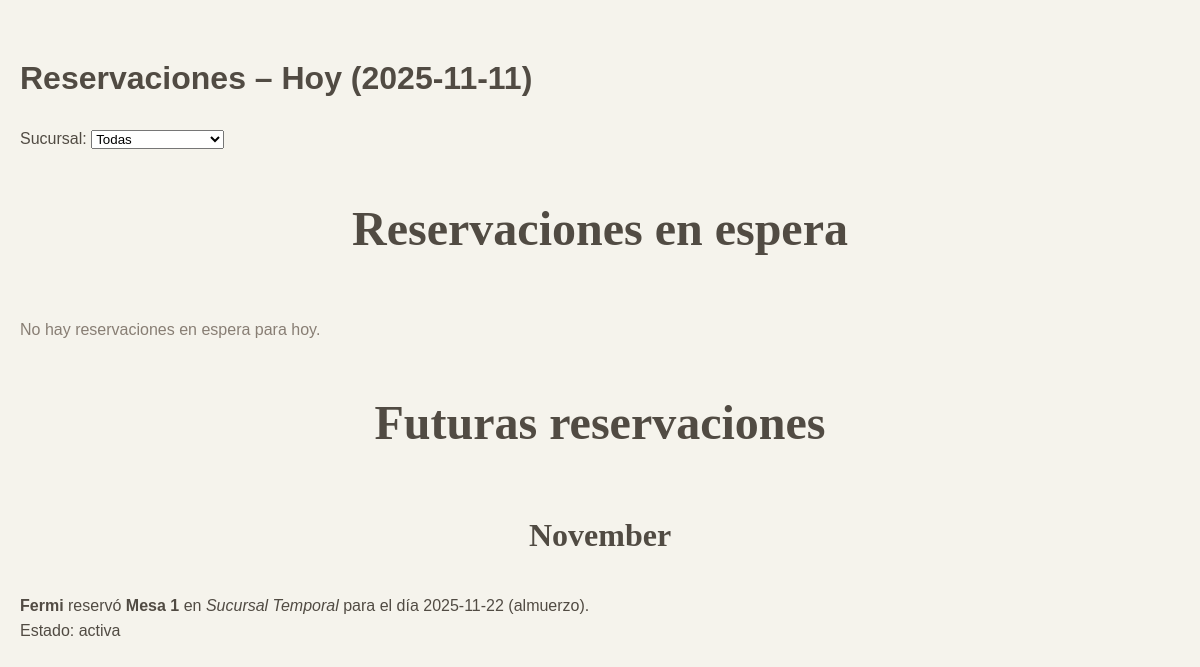
The page /Proyecto_Restaurante/vista_reservaciones.php on the database its author committed.
### tables this page shows
CREATE TABLE IF NOT EXISTS `hreservaciones` (
  `id_reservacion` int NOT NULL AUTO_INCREMENT,
  `id_usuario` int NOT NULL,
  `id_mesa` int DEFAULT NULL,
  `fecha` date NOT NULL,
  `id_horario` int NOT NULL,
  `estado` enum('activa','en_espera','cancelada') DEFAULT 'activa',
  `id_salon` int DEFAULT NULL,
  PRIMARY KEY (`id_reservacion`),
  KEY `id_usuario` (`id_usuario`),
  KEY `id_horario` (`id_horario`),
  KEY `fk_reservacion_salon` (`id_salon`),
  KEY `fk_reservacion_mesa` (`id_mesa`)
);

CREATE TABLE IF NOT EXISTS `usuarios` (
  `id_usuario` int NOT NULL AUTO_INCREMENT,
  `nombre_usuario` varchar(100) NOT NULL,
  `contrasena` varchar(255) NOT NULL,
  `nombre_completo` varchar(150) DEFAULT NULL,
  `estado` enum('Activo','Inactivo') DEFAULT 'Activo',
  `identificador` tinyint(1) DEFAULT '0',
  `id_rol` int DEFAULT NULL,
  `token_recuperacion` varchar(50) DEFAULT NULL,
  `token_expira` datetime DEFAULT NULL,
  `correo` varchar(50) DEFAULT NULL,
  `fecha_nacimiento` date DEFAULT NULL,
  `telefono` varchar(50) DEFAULT NULL,
  PRIMARY KEY (`id_usuario`),
  UNIQUE KEY `nombre_usuario` (`nombre_usuario`),
  KEY `id_rol` (`id_rol`)
);

CREATE TABLE IF NOT EXISTS `mesas` (
  `id_mesa` int NOT NULL AUTO_INCREMENT,
  `numero` int NOT NULL,
  `capacidad` int DEFAULT '4',
  `estado` enum('libre','ocupada','reservada') DEFAULT 'libre',
  `id_mesero_asignado` int DEFAULT NULL,
  `id_salon` int DEFAULT NULL,
  PRIMARY KEY (`id_mesa`),
  UNIQUE KEY `numero` (`numero`),
  KEY `id_mesero_asignado` (`id_mesero_asignado`)
);

CREATE TABLE IF NOT EXISTS `sucursales` (
  `id_sucursal` int NOT NULL AUTO_INCREMENT,
  `nombre` varchar(150) NOT NULL,
  `direccion` varchar(255) NOT NULL,
  PRIMARY KEY (`id_sucursal`)
);

CREATE TABLE IF NOT EXISTS `horarios` (
  `id_horario` int NOT NULL AUTO_INCREMENT,
  `nombre` enum('desayuno','almuerzo','cena') NOT NULL,
  `hora_inicio` time NOT NULL,
  `hora_fin` time NOT NULL,
  PRIMARY KEY (`id_horario`)
);

### Proyecto_Restaurante/vista_reservaciones.php (the view, shortened to what this page needs)
<?php
require 'conectar_bd.php';
$sucursal = isset($_GET['sucursal']) ? (int)$_GET['sucursal'] : 0;
$hoy = date('Y-m-d');
$sqlHoy = "
SELECT r.id_reservacion, u.nombre_usuario, m.numero AS mesa, h.nombre AS horario, s.nombre AS sucursal
FROM Hreservaciones r
JOIN usuarios u ON r.id_usuario = u.id_usuario
JOIN mesas m ON r.id_mesa = m.id_mesa
JOIN salones sa ON m.id_salon = sa.id_salon
JOIN sucursales s ON sa.id_sucursal = s.id_sucursal
JOIN horarios h ON r.id_horario = h.id_horario
WHERE r.fecha = ? AND r.estado = 'en_espera'
";
$stmtHoy = $conn->prepare($sqlHoy);
if ($sucursal > 0) {
    $stmtHoy->bind_param("si", $hoy, $sucursal);
} else {
    $stmtHoy->bind_param("s", $hoy);
}
$stmtHoy->execute();
$resHoy = $stmtHoy->get_result();
$reservasHoy = $resHoy ? $resHoy->fetch_all(MYSQLI_ASSOC) : [];
$sqlFut = "
SELECT r.id_reservacion, u.nombre_usuario, m.numero AS mesa, h.nombre AS horario, r.fecha, s.nombre AS sucursal
FROM Hreservaciones r
JOIN usuarios u ON r.id_usuario = u.id_usuario
JOIN mesas m ON r.id_mesa = m.id_mesa
JOIN salones sa ON m.id_salon = sa.id_salon
JOIN sucursales s ON sa.id_sucursal = s.id_sucursal
JOIN horarios h ON r.id_horario = h.id_horario
WHERE r.fecha > ? AND r.estado = 'activa'
";
$sqlFut .= " ORDER BY r.fecha ASC";
$stmtFut = $conn->prepare($sqlFut);
if ($sucursal > 0) {
    $stmtFut->bind_param("si", $hoy, $sucursal);
} else {
    $stmtFut->bind_param("s", $hoy);
}
$stmtFut->execute();
$resFut = $stmtFut->get_result();
$reservasFut = $resFut ? $resFut->fetch_all(MYSQLI_ASSOC) : [];
?>
<!doctype html>
<html lang="es">
<head>
  <link rel="stylesheet" href="style.css">
</head>
<body>
  <main class="wrap">
    <h1>Reservaciones – Hoy (<?= $hoy ?>)</h1>
    <div class="panel">
      <form method="get">
        <label>Sucursal:</label>
        <select name="sucursal" onchange="this.form.submit()">
          <option value="0">Todas</option>
        </select>
      </form>
    </div>
    <div class="panel">
      <h2>Reservaciones en espera</h2>
      <div class="list">
        <?php if(!$reservasHoy): ?>
          <p>No hay reservaciones en espera para hoy.</p>
        <?php else: foreach($reservasHoy as $r): ?>
          <div class="item">
            <div>
              <strong><?= htmlspecialchars($r['nombre_usuario']) ?></strong> reservó
              <strong>Mesa <?= $r['mesa'] ?></strong> en <em><?= $r['sucursal'] ?></em>
              para <?= $r['horario'] ?>.
            </div>
            <div class="tag">Estado: en espera</div>
          </div>
        <?php endforeach; endif; ?>
      </div>
    </div>
    <div class="panel">
      <h2>Futuras reservaciones</h2>
      <div class="list">
        <?php if(!$reservasFut): ?>
          <p>No hay reservaciones futuras.</p>
        <?php else:
          $mesActual = '';
          foreach($reservasFut as $r):
            $mes = date('F', strtotime($r['fecha']));
            if($mes !== $mesActual){
              echo "<h3>$mes</h3>";
              $mesActual = $mes;
            }
        ?>
          <div class="item">
            <div>
              <strong><?= htmlspecialchars($r['nombre_usuario']) ?></strong> reservó
              <strong>Mesa <?= $r['mesa'] ?></strong> en <em><?= $r['sucursal'] ?></em>
              para el día <?= $r['fecha'] ?> (<?= $r['horario'] ?>).
            </div>
            <div class="tag">Estado: activa</div>
          </div>
        <?php endforeach; endif; ?>
      </div>
    </div>
  </main>
</body>
</html>

### Proyecto_Restaurante/style.css (style rules this page uses)
:root { --color-fondo-claro: #f5f3ec; --color-texto-oscuro: #514b43; --color-texto-secundario: #887e74; --color-acento-principal: #d0b08b; --color-acento-secundario: #a38c75; --color-resaltado: #e09f3e; --font-heading: 'Playfair Display', serif; --font-body: 'Raleway', sans-serif; --color-linea-1: #5d9a9b; --color-linea-2: #e09f3e; --color-linea-3: #9b5a5a; --color-linea-4: #8b6e99; }
body { font-family: var(--font-body); line-height: 1.6; margin: 0; padding: 0; background-color: var(--color-fondo-claro); color: var(--color-texto-oscuro); box-sizing: border-box; }
main { max-width: 1200px; margin: 0 auto; padding: 2em 20px; }
h2, h3 { font-family: var(--font-heading); color: var(--color-texto-oscuro); text-align: center; margin-bottom: 1em; font-weight: 700; }
h2 { font-size: 3em; }
h3 { font-size: 2em; }
p { color: var(--color-texto-secundario); line-height: 1.8; }

### rows shown on the page
hreservaciones: fecha "November", id_usuario.nombre_usuario "Fermi", id_mesa.numero "1", sucursales.nombre "Sucursal Temporal", fecha "2025-11-22", id_horario.nombre "almuerzo"
